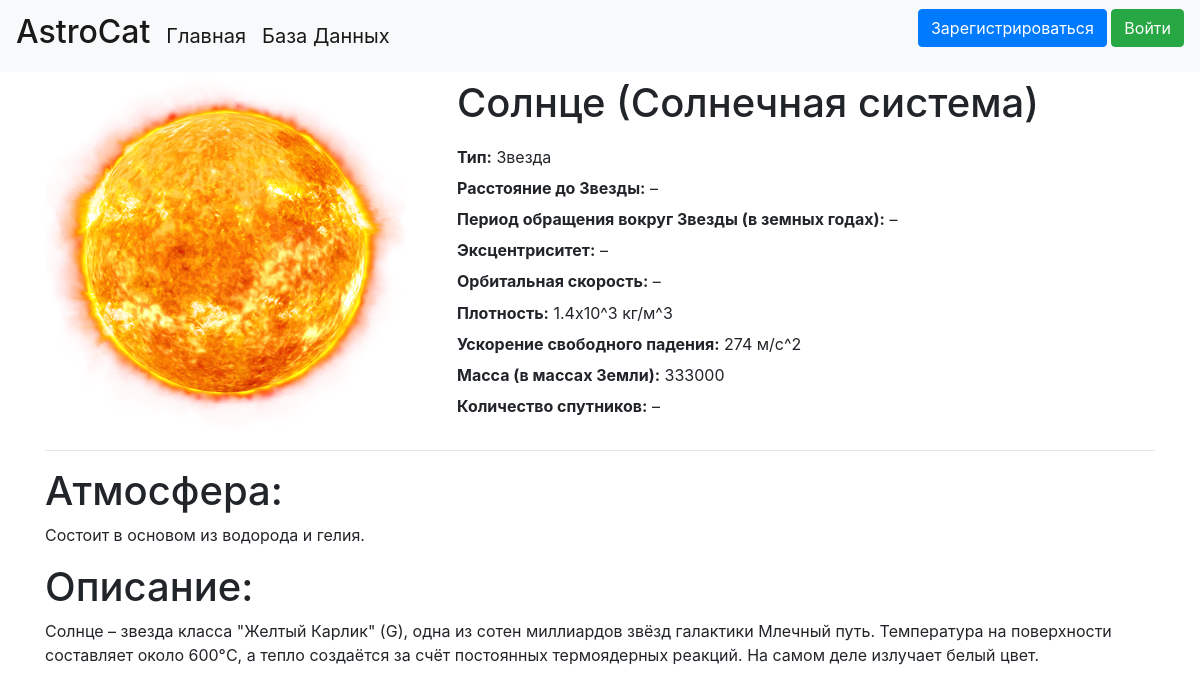
The page /space_object/Солнце on the database its author committed.
### data/space_objects.py (models this page shows, shortened)
class SpaceObject(SqlAlchemyBase, SerializerMixin):
    __tablename__ = 'space_objects'
    id = sqlalchemy.Column(sqlalchemy.Integer,
                           primary_key=True, autoincrement=True)
    name = sqlalchemy.Column(sqlalchemy.String, nullable=True, unique=True)  # название объекта
    space_type = sqlalchemy.Column(sqlalchemy.String, nullable=True)  # тип объекта
    radius = sqlalchemy.Column(sqlalchemy.Integer, nullable=True)  # расстояние до Звезды
    period = sqlalchemy.Column(sqlalchemy.Integer, nullable=True)  # период обращения вокруг Звезды
    ex = sqlalchemy.Column(sqlalchemy.Integer, nullable=True)  # эксцентриситет
    v = sqlalchemy.Column(sqlalchemy.Integer, nullable=True)  # орбитальная скорость
    p = sqlalchemy.Column(sqlalchemy.Integer, nullable=True)  # плотность поверхности
    g = sqlalchemy.Column(sqlalchemy.Integer, nullable=True)  # ускорение свободного падения
    m = sqlalchemy.Column(sqlalchemy.Integer, nullable=True)  # масса
    sputnik = sqlalchemy.Column(sqlalchemy.Integer, nullable=True)  # количество спутников
    atmosphere = sqlalchemy.Column(sqlalchemy.String, nullable=True)  # описание атмосферы
    about = sqlalchemy.Column(sqlalchemy.String, nullable=True)  # общее описание
    image_path = sqlalchemy.Column(sqlalchemy.String, nullable=True)  # путь к изображению объекта
    system = sqlalchemy.Column(sqlalchemy.Integer,
                               sqlalchemy.ForeignKey("space_systems.id"))  # id системы, в которой находится объект
    creator = sqlalchemy.Column(sqlalchemy.Integer, sqlalchemy.ForeignKey("users.id"))  # id создателя объекта
    created_date = sqlalchemy.Column(sqlalchemy.DateTime,
                                     default=datetime.datetime.now)  # дата создания объекта
    user = orm.relation('User')  # связываем с моделью пользователя
    space_system = orm.relation('SpaceSystem')  # связываем с модель системы

### data/space_systems.py (models this page shows, shortened)
class SpaceSystem(SqlAlchemyBase, SerializerMixin):
    __tablename__ = 'space_systems'
    id = sqlalchemy.Column(sqlalchemy.Integer,
                           primary_key=True, autoincrement=True)
    name = sqlalchemy.Column(sqlalchemy.String, nullable=True, unique=True)  # название звёздной системы
    galaxy = sqlalchemy.Column(sqlalchemy.String, nullable=True)  # название галактики, в которой находится система
    about = sqlalchemy.Column(sqlalchemy.String, nullable=True)  # описание звёздной системы
    creator = sqlalchemy.Column(sqlalchemy.Integer,
                                sqlalchemy.ForeignKey("users.id"))  # id создателя звёздной системы
    created_date = sqlalchemy.Column(sqlalchemy.DateTime,
                                     default=datetime.datetime.now)  # дата создания звёздной системы
    user = orm.relation('User')  # связываем с моделью пользователя
    space_objects = orm.relation('SpaceObject',
                                 back_populates='space_system')  # связываем с моделью космического объекта

### main.py (the view)
@app.route('/space_object/<name>')
def space_object_info(name):
    db_sess = db_session.create_session()
    space_object = db_sess.query(SpaceObject).filter(SpaceObject.name == name).first()  # поиск по имени
    if space_object:
        return render_template('space_object_info.html', title=space_object.name, space_object=space_object)
    return make_response(jsonify({'error': 'Not found'}), 404)  # если не найден

### data/db_session.py (called while the page is built)
def create_session() -> Session:
    global __factory
    return __factory()

### templates/space_object_info.html (shortened to what this page needs)
{% extends "base.html" %}
{% block content %}
<table>
    {% if space_object.image_path %}
    <tr>
        <td rowspan="12"><img src="{{space_object.image_path}}" alt="..."></td>
    </tr>
    {% endif %}
    <tr><td style="padding-left:50px"><h1>{{space_object.name}} ({{space_object.space_system.name}})</h1></td></tr>
    <tr><td style="padding-left:50px"><b>Тип:</b> {{space_object.space_type}}</td></tr>
    {% if space_object.radius %}
        <tr><td style="padding-left:50px"><b>Расстояние до Звезды:</b> {{space_object.radius}} а.е.</td></tr>
    {% else %}
        <tr><td style="padding-left:50px"><b>Расстояние до Звезды:</b> –</td></tr>
    {% endif %}
    {% if space_object.period %}
        <tr>
            <td style="padding-left:50px">
                <b>Период обращения вокруг Звезды (в земных годах):</b> {{space_object.period}}
            </td>
        </tr>
    {% else %}
        <tr><td style="padding-left:50px"><b>Период обращения вокруг Звезды (в земных годах):</b> –</td></tr>
    {% endif %}
    {% if space_object.ex %}
        <tr>
            <td style="padding-left:50px">
                <b>Эксцентриситет:</b> {{space_object.ex}}
            </td>
        </tr>
    {% else %}
        <tr><td style="padding-left:50px"><b>Эксцентриситет:</b> –</td></tr>
    {% endif %}
    {% if space_object.v %}
        <tr>
            <td style="padding-left:50px">
                <b>Орбитальная скорость:</b> {{space_object.v}} км/с
            </td>
        </tr>
    {% else %}
        <tr><td style="padding-left:50px"><b>Орбитальная скорость:</b> –</td></tr>
    {% endif %}
    {% if space_object.p %}
        <tr>
            <td style="padding-left:50px">
                <b>Плотность:</b> {{space_object.p}}x10^3 кг/м^3
            </td>
        </tr>
    {% else %}
        <tr><td style="padding-left:50px"><b>Плотность:</b> –</td></tr>
    {% endif %}
    {% if space_object.g %}
        <tr>
            <td style="padding-left:50px">
                <b>Ускорение свободного падения:</b> {{space_object.g}} м/с^2
            </td>
        </tr>
    {% else %}
        <tr><td style="padding-left:50px"><b>Ускорение свободного падения:</b> –</td></tr>
    {% endif %}
    {% if space_object.m %}
        <tr>
            <td style="padding-left:50px">
                <b>Масса (в массах Земли):</b> {{space_object.m}}
            </td>
        </tr>
    {% else %}
        <tr><td style="padding-left:50px"><b>Масса (в массах Земли):</b> –</td></tr>
    {% endif %}
    {% if space_object.sputnik %}
        <tr>
            <td style="padding-left:50px">
                <b>Количество спутников:</b> {{space_object.sputnik}}
            </td>
        </tr>
    {% else %}
        <tr><td style="padding-left:50px"><b>Количество спутников:</b> –</td></tr>
    {% endif %}
    <tr><td style="padding-left:50px;padding-top:10px">
    </td></tr>
</table>
<hr>
<h1>Атмосфера:</h1>
<p>{{space_object.atmosphere}}</p>
<h1>Описание:</h1>
<p>{{space_object.about}}</p>
{% endblock %}

### rows shown on the page
SpaceObject: image_path (picture), name "Солнце", space_type "Звезда", p "1.4", g "274", m "333000", atmosphere "Состоит в основом из водорода и гелия.", about "Солнце – звезда класса \"Желтый Карлик\" (G), одна из сотен миллиардов звёзд галактики Млечный путь. Температура на поверхности составляет около 600°C, а тепло создаётся за счёт постоянных термоядерных реакций. На самом деле излучает белый цвет."
SpaceSystem: space_system.name "Солнечная система"
